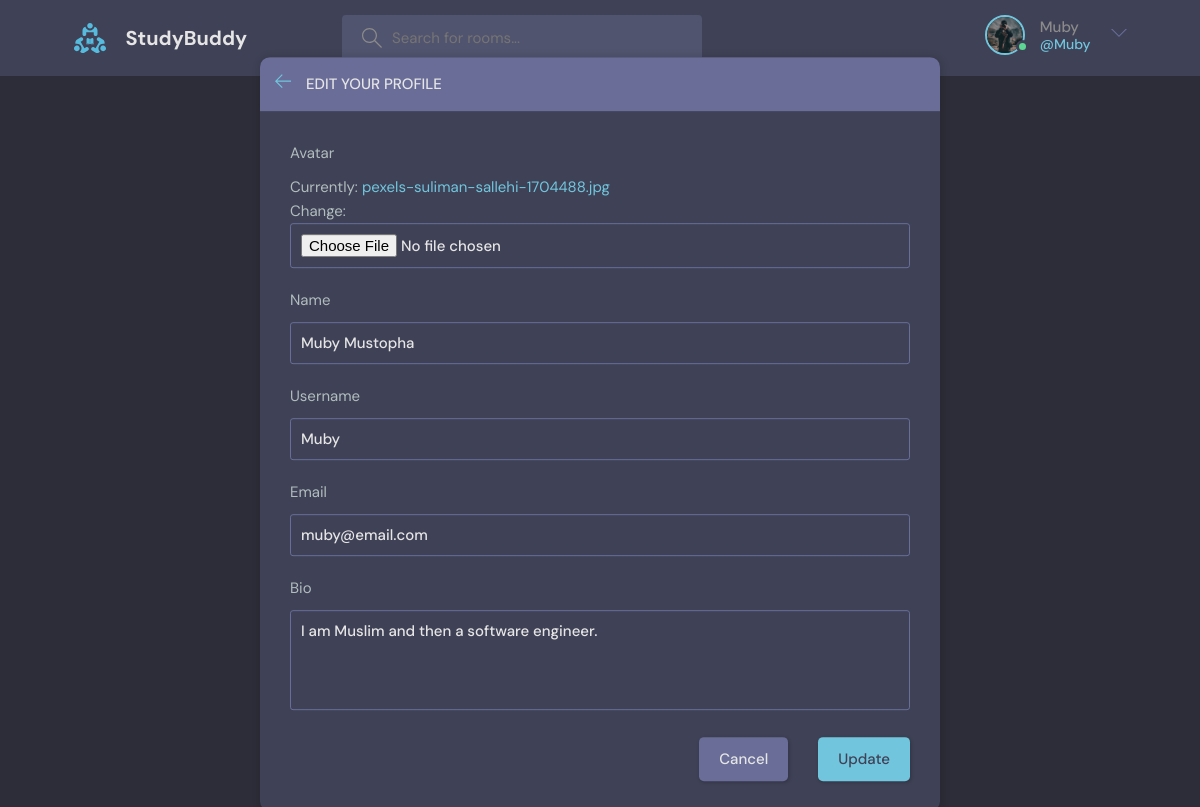
The page /update-user/ (signed in) on the database its author committed.
### base/models.py (models this page shows)
class User(AbstractUser):
    name = models.CharField(max_length=200, null=True)
    email = models.EmailField(unique=True, null=True)
    bio = models.TextField(null=True)
    avatar = models.ImageField(null=True, default="avatar.svg")
    USERNAME_FIELD = "email"
    REQUIRED_FIELDS = []

### base/views.py (the view, shortened to what this page needs)
# urls.py: path("update-user/", views.updateUser, name="update-user"),
@login_required(login_url="login")
def updateUser(request):
    user = request.user
    form = UserForm(instance=user)
    context = {"form": form}
    return render(request, "base/update-user.html", context)

### base/forms.py
class UserForm(ModelForm):
    class Meta:
        model = User
        fields = ["avatar", "name", "username", "email", "bio"]

### base/templates/base/update-user.html (shortened to what this page needs)
{% extends 'main.html' %}
{% block content %}
    <main class="update-account layout">
        <div class="container">
            <div class="layout__box">
                <div class="layout__boxHeader">
                    <div class="layout__boxTitle">
                        <a href="{{request.META.HTTP_REFERER}}">
                            <svg version="1.1" xmlns="http://www.w3.org/2000/svg" width="32" height="32"
                                viewBox="0 0 32 32">
                                <title>arrow-left</title>
                                <path
                                    d="M13.723 2.286l-13.723 13.714 13.719 13.714 1.616-1.611-10.96-10.96h27.625v-2.286h-27.625l10.965-10.965-1.616-1.607z">
                                </path>
                            </svg>
                        </a>
                        <h3>Edit your profile</h3>
                    </div>
                </div>
                <div class="layout__body">
                    <form class="form" action="" method="POST" enctype="multipart/form-data">
                        {% for field in form %}
                        <div class="form__group">
                            <label for="profile_pic">{{field.label}}</label>
                           {{field }}
                        </div>
                        {% endfor %}
                        <div class="form__action">
                            <a class="btn btn--dark" href="index.html">Cancel</a>
                            <button class="btn btn--main" type="submit">Update</button>
                        </div>
                    </form>
                </div>
            </div>
        </div>
{% endblock content %}

### templates/navbar.html (shortened to what this page needs)
{% load static %}
<header class="header header--loggedIn">
    <div class="container">
      <a href="{% url 'home' %}" class="header__logo">
        <img src="{% static 'images/logo.svg' %}" />
        <h1>StudyBuddy</h1>
      </a>
      <form class="header__search" method="GET"
                action="{% url 'home' %}">
        <label>
          <input name="q" placeholder="Search for rooms..." />
        </label>
      </form>
      <nav class="header__menu">
        {% if request.user.is_authenticated %}
        <div class="header__user">
          <a href="{% url 'user-profile' request.user.id %}">
            <div class="avatar avatar--medium active">
              <img src="{{request.user.avatar.url}}" />
            </div>
            <p>{{request.user.username}} <span>@{{request.user.username}}</span></p>
          </a>
          <button class="dropdown-button">
            <svg version="1.1" xmlns="http://www.w3.org/2000/svg" width="32" height="32" viewBox="0 0 32 32">
              <title>chevron-down</title>
              <path d="M16 21l-13-13h-3l16 16 16-16h-3l-13 13z"></path>
            </svg>
          </button>
        </div>
        {% else %}
        <a href="{% url 'login' %}">
            <img src="{% static 'images/avatar.svg' %}" />
            <p>Login</p>
        </a>
        {% endif %}
      </nav>
    </div>
  </header>

### rows shown on the page
User: user.avatar (picture), user.username "Muby", form "Muby Mustopha" "Muby" "muby@email.com" "I am Muslim and then a software engineer."

### other values the page prints
{{ field.label }} "Avatar" "Name" "Username" "Email" "Bio"
